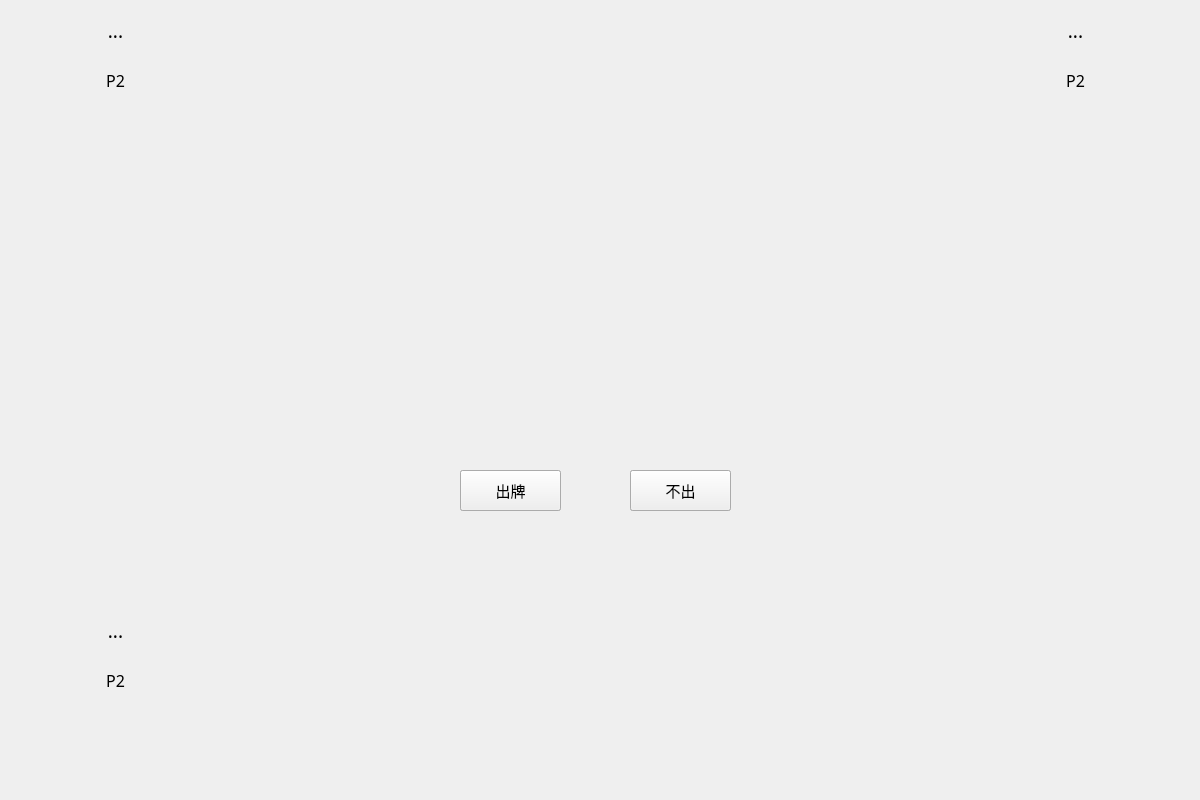
<?xml version="1.0" encoding="UTF-8"?>
<ui version="4.0">
 <class>GamePage</class>
 <widget class="QWidget" name="GamePage">
  <property name="geometry">
   <rect>
    <x>0</x>
    <y>0</y>
    <width>1200</width>
    <height>800</height>
   </rect>
  </property>
  <property name="minimumSize">
   <size>
    <width>1200</width>
    <height>800</height>
   </size>
  </property>
  <property name="maximumSize">
   <size>
    <width>1200</width>
    <height>800</height>
   </size>
  </property>
  <property name="windowTitle">
   <string>Landlord</string>
  </property>
  <widget class="QLabel" name="label_3">
   <property name="geometry">
    <rect>
     <x>40</x>
     <y>40</y>
     <width>151</width>
     <height>81</height>
    </rect>
   </property>
   <property name="font">
    <font>
     <family>Segoe Script</family>
     <pointsize>12</pointsize>
    </font>
   </property>
   <property name="text">
    <string>P2</string>
   </property>
   <property name="alignment">
    <set>Qt::AlignCenter</set>
   </property>
  </widget>
  <widget class="QLabel" name="label_2">
   <property name="geometry">
    <rect>
     <x>1000</x>
     <y>40</y>
     <width>151</width>
     <height>81</height>
    </rect>
   </property>
   <property name="font">
    <font>
     <family>Segoe Script</family>
     <pointsize>12</pointsize>
    </font>
   </property>
   <property name="text">
    <string>P2</string>
   </property>
   <property name="alignment">
    <set>Qt::AlignCenter</set>
   </property>
  </widget>
  <widget class="QLabel" name="label_1">
   <property name="geometry">
    <rect>
     <x>40</x>
     <y>640</y>
     <width>151</width>
     <height>81</height>
    </rect>
   </property>
   <property name="font">
    <font>
     <family>Segoe Script</family>
     <pointsize>12</pointsize>
    </font>
   </property>
   <property name="text">
    <string>P2</string>
   </property>
   <property name="alignment">
    <set>Qt::AlignCenter</set>
   </property>
  </widget>
  <widget class="QLabel" name="label_4">
   <property name="geometry">
    <rect>
     <x>70</x>
     <y>610</y>
     <width>91</width>
     <height>41</height>
    </rect>
   </property>
   <property name="font">
    <font>
     <family>Segoe Print</family>
     <pointsize>14</pointsize>
    </font>
   </property>
   <property name="text">
    <string>...</string>
   </property>
   <property name="alignment">
    <set>Qt::AlignCenter</set>
   </property>
  </widget>
  <widget class="QLabel" name="label_5">
   <property name="geometry">
    <rect>
     <x>1030</x>
     <y>10</y>
     <width>91</width>
     <height>41</height>
    </rect>
   </property>
   <property name="font">
    <font>
     <family>Segoe Print</family>
     <pointsize>14</pointsize>
    </font>
   </property>
   <property name="text">
    <string>...</string>
   </property>
   <property name="alignment">
    <set>Qt::AlignCenter</set>
   </property>
  </widget>
  <widget class="QLabel" name="label_6">
   <property name="geometry">
    <rect>
     <x>70</x>
     <y>10</y>
     <width>91</width>
     <height>41</height>
    </rect>
   </property>
   <property name="font">
    <font>
     <family>Segoe Print</family>
     <pointsize>14</pointsize>
    </font>
   </property>
   <property name="text">
    <string>...</string>
   </property>
   <property name="alignment">
    <set>Qt::AlignCenter</set>
   </property>
  </widget>
  <widget class="QPushButton" name="ask">
   <property name="geometry">
    <rect>
     <x>460</x>
     <y>470</y>
     <width>101</width>
     <height>41</height>
    </rect>
   </property>
   <property name="font">
    <font>
     <family>新蒂下午茶体</family>
     <pointsize>11</pointsize>
    </font>
   </property>
   <property name="text">
    <string>抢</string>
   </property>
  </widget>
  <widget class="QPushButton" name="noask">
   <property name="geometry">
    <rect>
     <x>630</x>
     <y>470</y>
     <width>101</width>
     <height>41</height>
    </rect>
   </property>
   <property name="font">
    <font>
     <family>新蒂下午茶体</family>
     <pointsize>11</pointsize>
    </font>
   </property>
   <property name="text">
    <string>不抢</string>
   </property>
  </widget>
  <widget class="QPushButton" name="go">
   <property name="geometry">
    <rect>
     <x>460</x>
     <y>470</y>
     <width>101</width>
     <height>41</height>
    </rect>
   </property>
   <property name="font">
    <font>
     <family>新蒂下午茶体</family>
     <pointsize>11</pointsize>
    </font>
   </property>
   <property name="text">
    <string>出牌</string>
   </property>
  </widget>
  <widget class="QPushButton" name="nogo">
   <property name="geometry">
    <rect>
     <x>630</x>
     <y>470</y>
     <width>101</width>
     <height>41</height>
    </rect>
   </property>
   <property name="font">
    <font>
     <family>新蒂下午茶体</family>
     <pointsize>11</pointsize>
    </font>
   </property>
   <property name="text">
    <string>不出</string>
   </property>
  </widget>
 </widget>
 <resources/>
 <connections/>
</ui>
